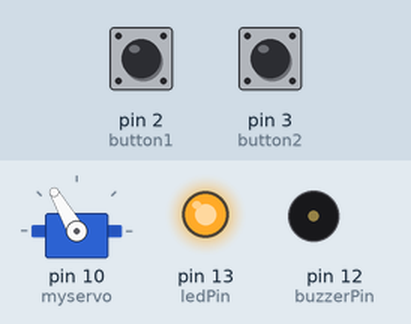
A sketch run on a simulated Arduino Uno, built with avr-gcc and run on an emulated ATmega328P. Parts: servo, output pins drawn as LEDs (lit = HIGH), buzzer (waves = sounding). Inputs (shaded band) come from the test bench; at power-on: pin 3 (button2) HIGH, pin 2 (button1) HIGH.

Above: at 1.2 s.
1.3 s: pin 3 (button2) pulled LOW for 0.15 s
At 1.8 s:
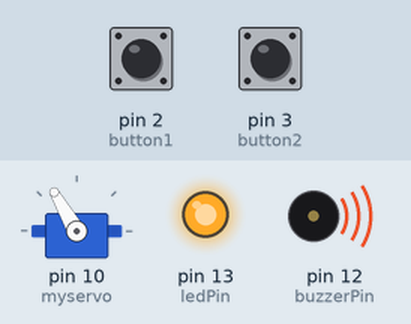
At 6.0 s:
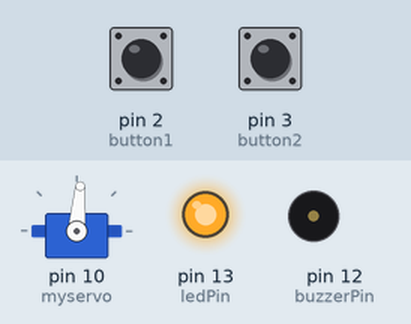
Timing chart, 0 to 56.7 s (numbered marks = the images above; inputs shaded):
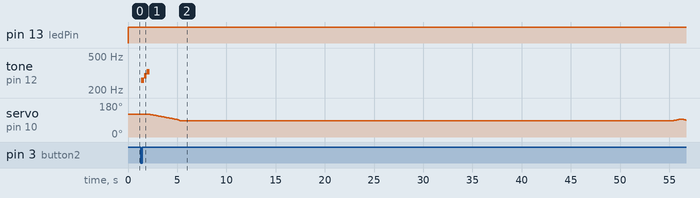

The sketch:

teamaker.ino
```cpp
// (licence header left out)
// SERVO SETUP
#include <Servo.h>
Servo myservo;

// HARDWARE SETUP
const int button1 = 2;
const int button2 = 3;
const int buzzerPin = 12;
const int ledPin = 13;

/////
// THIS FOUR VALUES SPECIFY THE SERVO POSITIONS FOR EACH OF THE STATES, DEPENDING ON YOUR
// SERVO AND YOUR CASE YOU MAY HAVE TO ADAPT SOME OF THEM, JUST TRY!
const int brewingVal = 85; // WHEN THE STICK IS LOWERED TO SUBMERGE THE TEABAG
const int readyVal = 120; // WHEN THE STICK IS RAISED, WAITING FOR ACTION
const int movingVal = 95; // WHEN THE STICK STIRS THE ONBREWING TEA
const int offVal = 10; // FOLDED STATE FOR TRAVELLING AND OFF MODE
/////

/////
// HERE YOU CAN MODIFY THE ALARM SOUND, WHEN TEA IS READY
// "c", "c#", "d", "d#", "e", "f", "f#", "g", "g#", "a", "b",
// "C", "C#", "D", "D#", "E", "F", "F#", "G", "G#", "A", "A#", "B"
// JUST ADD OR REPLACE SOUNDS IN THE LIST BELOW
char* notes[] = {"c","d","e"}; // A SPACE " " REPRESENTS A REST
int beats[] = {1,1,1};
int tempo = 260;
////

// STATE 0 OFF, 1 READY, 2 BREWING!
int state = 1;
int old_state = 0;

void setup() {
  myservo.attach(10);
  pinMode(button1, INPUT_PULLUP);
  pinMode(button2, INPUT_PULLUP);
  pinMode(buzzerPin, OUTPUT);
  pinMode(ledPin, OUTPUT);

  myservo.write(offVal);
  digitalWrite(ledPin, LOW);
}


void loop() {
  int buttonState1 = digitalRead(button1);
  int buttonState2 = digitalRead(button2);


  if (buttonState1 == LOW && buttonState2 == HIGH) {
    state = 0;
    if (state != old_state) {
      digitalWrite(ledPin, LOW);
      myservo.write(offVal);
      old_state = 0;
    }
  }
  if (buttonState1 == HIGH && buttonState2 == LOW) {
    state = 2;
    if (state != old_state) {
      digitalWrite(ledPin, HIGH);
      beep();
      startBrew();
      endBrew();
      beep();
      for (int i = 1; i< 15; i++) {
        digitalWrite(ledPin, LOW);
        delay(200);
        digitalWrite(ledPin, HIGH);
        delay(200);
      }
      old_state = 2;
    }
  }
  if (buttonState1 == HIGH && buttonState2 == HIGH) {
    state = 1;
    if (state != old_state) {
      digitalWrite(ledPin, HIGH);
      myservo.write(readyVal);
      old_state = 1;
    }
  }
}

void beep() {
  for (int i = 0; i < sizeof(notes); i++) {
    if (notes[i] == " ") {
      delay(beats[i] * tempo); // rest
    }
    else {
      playNote(notes[i], beats[i] * tempo);
    }
    delay(tempo / 8);
  }
}

void startBrew() {
  int steps = 30;
  for (int i = 1; i <= steps; i++) {
    int setVal = (-readyVal + brewingVal)/steps*i + readyVal;
    myservo.write(setVal);
    delay(100);
  }
  myservo.write(brewingVal);
  /////
  // ADJUST YOUR DESIRED BREWING TIME IN SECONDS
  // NOW APPROX 5MIN, AS WE LOOP 5 TIMES, WAITING 50SEC STILL AND THEN STIRING
  // THE TEABAG, GIVING APPROX. 5X60SEC, THAT IS 5MIN.
  for (int i = 0; i < 5; i++) {
    // DELAYS 50SEC (10+10+10+10+10)
    delay(1000*10);
    delay(1000*10);
    delay(1000*10);
    delay(1000*10);
    delay(1000*10);
    int steps = 10;
    // STIRS THE TEA GOING A BIT UP AND DOWN
    for (int i = 1; i <= steps; i++) {
      int setVal = (movingVal - brewingVal)/steps*i + brewingVal;
      myservo.write(setVal);
      delay(100);
    }
    for (int i = 1; i <= steps; i++) {
      int setVal = (-movingVal + brewingVal)/steps*i + movingVal;
      myservo.write(setVal);
      delay(100);
    }
  }
}

void endBrew() {
  // GRADUAL REMOVAL OF TEABAG
  int steps = 30;
  for (int i = 1; i <= steps; i++) {
    int setVal = (readyVal - brewingVal)/steps*i + brewingVal;
    myservo.write(setVal);
    delay(100);
  }
  myservo.write(readyVal);
}

void playTone(int tone, int duration) {
  for (long i = 0; i < duration * 1000L; i += tone * 2) {
    digitalWrite(buzzerPin, HIGH);
    delayMicroseconds(tone);
    digitalWrite(buzzerPin, LOW);
    delayMicroseconds(tone);
  }
}

void playNote(char* note, int duration) {
  char* names[] = {
    "c", "c#", "d", "d#", "e", "f", "f#", "g", "g#", "a", "b", "C", "C#", "D", "D#", "E", "F", "F#", "G", "G#", "A", "A#", "B"     };
  int tones[] = {
    1915, 1805, 1700, 1607, 1519, 1432, 1351, 1275, 1204, 1136, 1014, 956, 904, 852, 803, 758, 716, 676, 638, 602, 568, 536, 507    };

  // play the tone corresponding to the note name
  for (int i = 0; i < 24; i++) {
    if (names[i] == note) {
      playTone(tones[i], duration);
    }
  }
}
```

Measured:
- after the input at 1.3 s, tone on pin 12 (buzzerPin): silent → 261 Hz after 0.05 s, → 294 Hz 0.28 s later, → 328 Hz 0.28 s later, → silent 0.28 s later; servo on pin 10 (myservo): 120° → 119° after 0.98 s, → 118° 0.10 s later, → 117° 0.10 s later, → 116° 0.10 s later, … (46 changes in this stretch)
